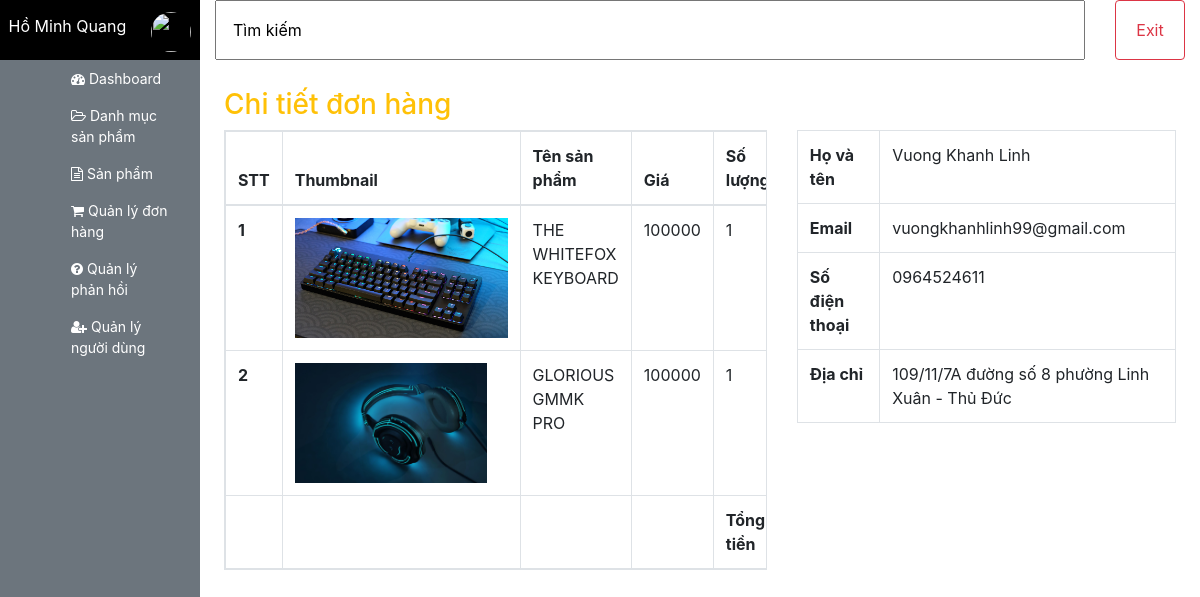
Screenshot of /admin/order/detail.php?id=1 (signed in) with the database file from the repository.
### tables this page shows
CREATE TABLE `oder_details` (
  `id` int(11) NOT NULL,
  `order_id` int(11) DEFAULT NULL,
  `product_id` int(11) DEFAULT NULL,
  `price` int(11) DEFAULT NULL,
  `num` int(11) DEFAULT NULL,
  `total_money` int(11) DEFAULT NULL
);

CREATE TABLE `product` (
  `id` int(11) NOT NULL,
  `title` varchar(250) DEFAULT NULL,
  `price` int(11) DEFAULT NULL,
  `discount` int(11) DEFAULT NULL,
  `category_id` int(11) DEFAULT NULL,
  `thumbnail` varchar(350) DEFAULT NULL,
  `description` varchar(150) DEFAULT NULL,
  `created_at` datetime DEFAULT NULL,
  `updated_at` datetime DEFAULT NULL,
  `deleted` int(11) DEFAULT NULL
);

CREATE TABLE `oders` (
  `id` int(11) NOT NULL,
  `fullname` varchar(100) DEFAULT NULL,
  `user_id` int(11) DEFAULT NULL,
  `email` varchar(255) DEFAULT NULL,
  `phone_number` varchar(20) DEFAULT NULL,
  `address` varchar(100) DEFAULT NULL,
  `order_date` datetime DEFAULT NULL,
  `status` int(11) DEFAULT NULL,
  `total_money` int(11) DEFAULT NULL
);

### Database/dbhelper.php (called while the page is built, shortened)
<?php
function executeResult($sql, $isSingle = false)
{
    $data = null;
    $conn = mysqli_connect(HOST, USERNAME, PASSWORD, DATABASE);
    mysqli_set_charset($conn, 'utf8');
    $resultset = mysqli_query($conn, $sql);
    if ($isSingle) {
        $data = mysqli_fetch_array($resultset, 1);
    } else {
        while (($row = mysqli_fetch_array($resultset, 1)) != null) {
            $data[] = $row;
        }
    }
    return $data;
}

### utils/utility.php (called while the page is built, shortened)
<?php
    function fixUrl($thumbnail,$rootPath= "../../"){
        if(stripos($thumbnail,'http://') !== false || stripos($thumbnail,'https://') !== false){
        }else{
            $thumbnail = $rootPath.$thumbnail;
        }
        return $thumbnail;
    }
?>

### admin/order/detail.php (the view, shortened to what this page needs)
<?php
    require_once('../layouts/header.php');
    $orderId = getGet('id');
    $sql = "select oder_details.*,product.title,product.thumbnail from oder_details left join product on product.id=oder_details.product_id where oder_details.order_id = $orderId" ;
    $data = executeResult($sql);
    $sql = "Select * from oders where id = $orderId";
    $orderItem=executeResult($sql,true);
?>
<div class="row" style="margin-top:20px;">
    <div class="col-md-12">
        <h3 class="text-warning mt-2">Chi tiết đơn hàng</h3>
    </div>
</div>
<div class="row">
    <div class="col-md-7">
        <table class="table table-bordered table-hover table-responsive">
            <thead>
                <tr>
                    <th>STT</th>
                    <th>Thumbnail</th>
                    <th>Tên sản phẩm</th>
                    <th>Giá</th>
                    <th>Số lượng</th>
                </tr>
            </thead>
            <tbody>
                <?php
            $index = 0 ;
            foreach($data as $item) {
                echo '<tr>
                            <th>'.(++$index).'</th>
                            <td><img style ="height:120px" src="'.fixUrl($item['thumbnail']).'" alt=""></td>
                            <td>'.$item['title'].'</td>
                            <td>'.$item['price'].'</td>
                            <td>'.$item['num'].'</td>
                            <td>'.$item['total_money'].'</td>
                            <td style="width: 50px"></td>
                        </tr>';
            }
            ?>
                <tr>
                    <th></th>
                    <th></th>
                    <th></th>
                    <th></th>
                    <th>Tổng tiền</th>
                </tr>
            </tbody>
        </table>
    </div>
    <div class="col-md-5">
        <table class="table table-bordered">
            <tr>
                <th>Họ và tên</th>
                <td><?=$orderItem['fullname']?></td>
            </tr>
            <tr>
                <th>Email</th>
                <td><?=$orderItem['email']?></td>
            </tr>
            <tr>
                <th>Số điện thoại</th>
                <td><?=$orderItem['phone_number']?></td>
            </tr>
            <tr>
                <th>Địa chỉ</th>
                <td><?=$orderItem['address']?></td>
            </tr>
        </table>
    </div>
</div>
<?php
    require_once('../layouts/footer.php')
?>

### rows the page displays
oder_details: product.thumbnail (picture), product.title "THE WHITEFOX KEYBOARD", price "100000", num "1"
oder_details: product.thumbnail (picture), product.title "GLORIOUS GMMK PRO", price "100000", num "1"
oders: fullname "Vuong Khanh Linh", email "vuongkhanhlinh99@gmail.com", phone_number "0964524611", address "109/11/7A đường số 8 phường Linh Xuân - Thủ Đức"

### other values shown
$user['fullname'] "Hồ Minh Quang"
